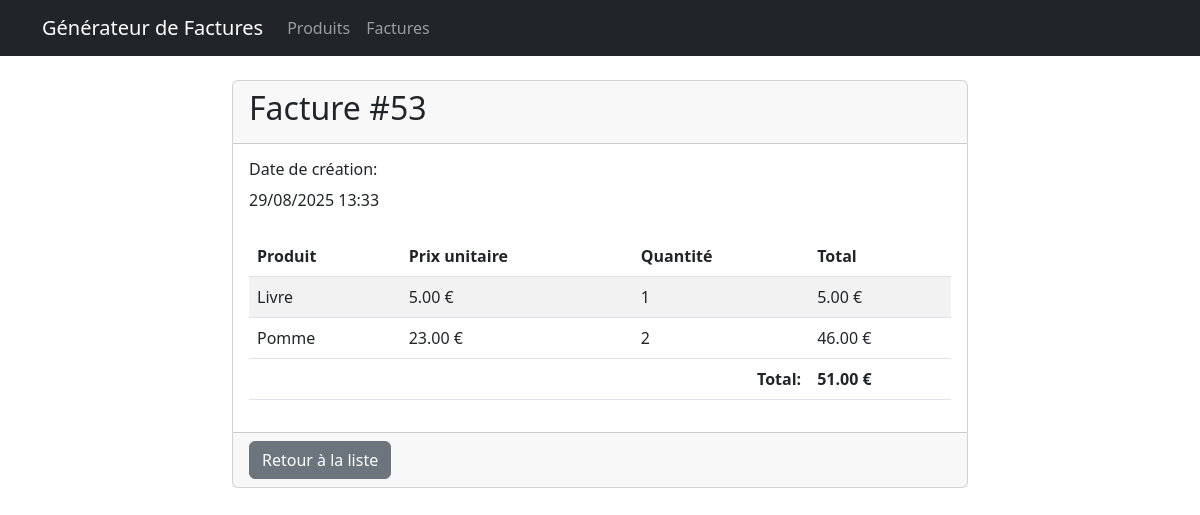
Page /invoice/53/ on the committed database.
### main/models.py (models this page shows, shortened)
class Invoice(models.Model):
    created_at = models.DateTimeField(auto_now_add=True)
    total = models.DecimalField(max_digits=10, decimal_places=2, default=0)

class InvoiceItem(models.Model):
    invoice = models.ForeignKey(Invoice, related_name='items', on_delete=models.CASCADE)
    product = models.ForeignKey(Product, on_delete=models.CASCADE)
    quantity = models.PositiveIntegerField(default=1)
    @property
    def price(self):
        return self.product.price
    @property
    def subtotal(self):
        return self.product.price * self.quantity

class Product(models.Model):
    name = models.CharField(max_length=100)
    price = models.DecimalField(max_digits=10, decimal_places=2)
    expiration_date = models.DateField(null=True, blank=True)

### main/views.py (the view)
# urls.py: path('invoice/<int:pk>/', views.InvoiceDetailView.as_view(), name='invoice-detail'),
class InvoiceDetailView(DetailView):
    model = Invoice
    template_name = 'main/invoice_detail.django-html.html'
    context_object_name = 'invoice'

### main/templates/main/invoice_detail.django-html.html (shortened to what this page needs)
{% extends 'main/base.django-html.html' %}
{% block content %}
<div class="row">
    <div class="col-md-8 offset-md-2">
        <div class="card">
            <div class="card-header">
                <h2>Facture #{{ invoice.id }}</h2>
            </div>
            <div class="card-body">
                <div class="row mb-4">
                    <div class="col-sm-6">
                        <h6>Date de création:</h6>
                        <div>{{ invoice.created_at|date:"d/m/Y H:i" }}</div>
                    </div>
                </div>
                <div class="table-responsive">
                    <table class="table table-striped">
                        <thead>
                            <tr>
                                <th>Produit</th>
                                <th>Prix unitaire</th>
                                <th>Quantité</th>
                                <th>Total</th>
                            </tr>
                        </thead>
                        <tbody>
                            {% for item in invoice.items.all %}
                            <tr>
                                <td>{{ item.product.name }}</td>
                                <td>{{ item.price }} €</td>
                                <td>{{ item.quantity }}</td>
                                <td>{{ item.subtotal }} €</td>
                            </tr>
                            {% endfor %}
                        </tbody>
                        <tfoot>
                            <tr>
                                <td colspan="3" class="text-end"><strong>Total:</strong></td>
                                <td><strong>{{ invoice.total }} €</strong></td>
                            </tr>
                        </tfoot>
                    </table>
                </div>
            </div>
            <div class="card-footer">
                <a href="{% url 'main:invoice-list' %}" class="btn btn-secondary">Retour à la liste</a>
            </div>
        </div>
    </div>
</div>
{% endblock %}

### rows in the picture
Invoice: id "53", created_at "29/08/2025 13:33", total "51.00"
InvoiceItem: product.name "Livre", price "5.00", quantity "1", subtotal "5.00"
InvoiceItem: product.name "Pomme", price "23.00", quantity "2", subtotal "46.00"
